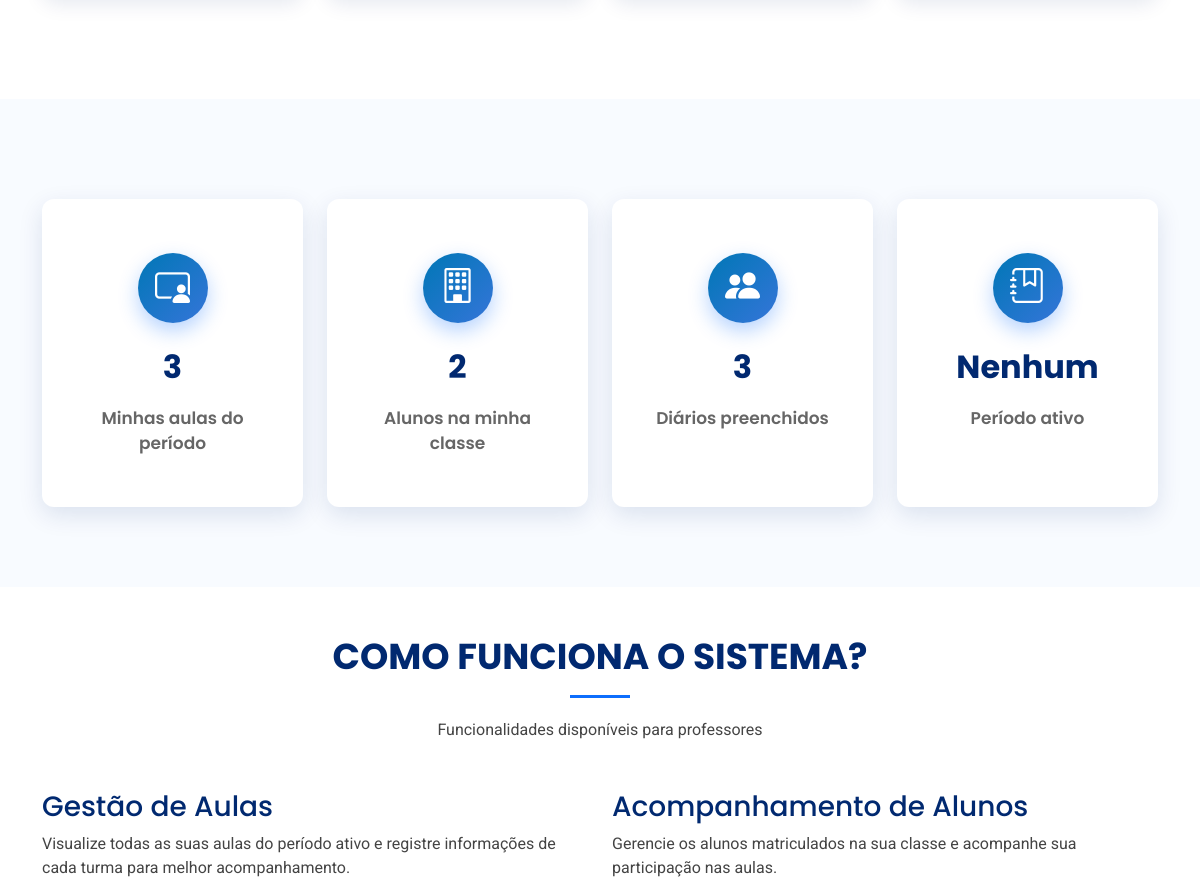
Page / (signed in, middle part) on the earlier database version.
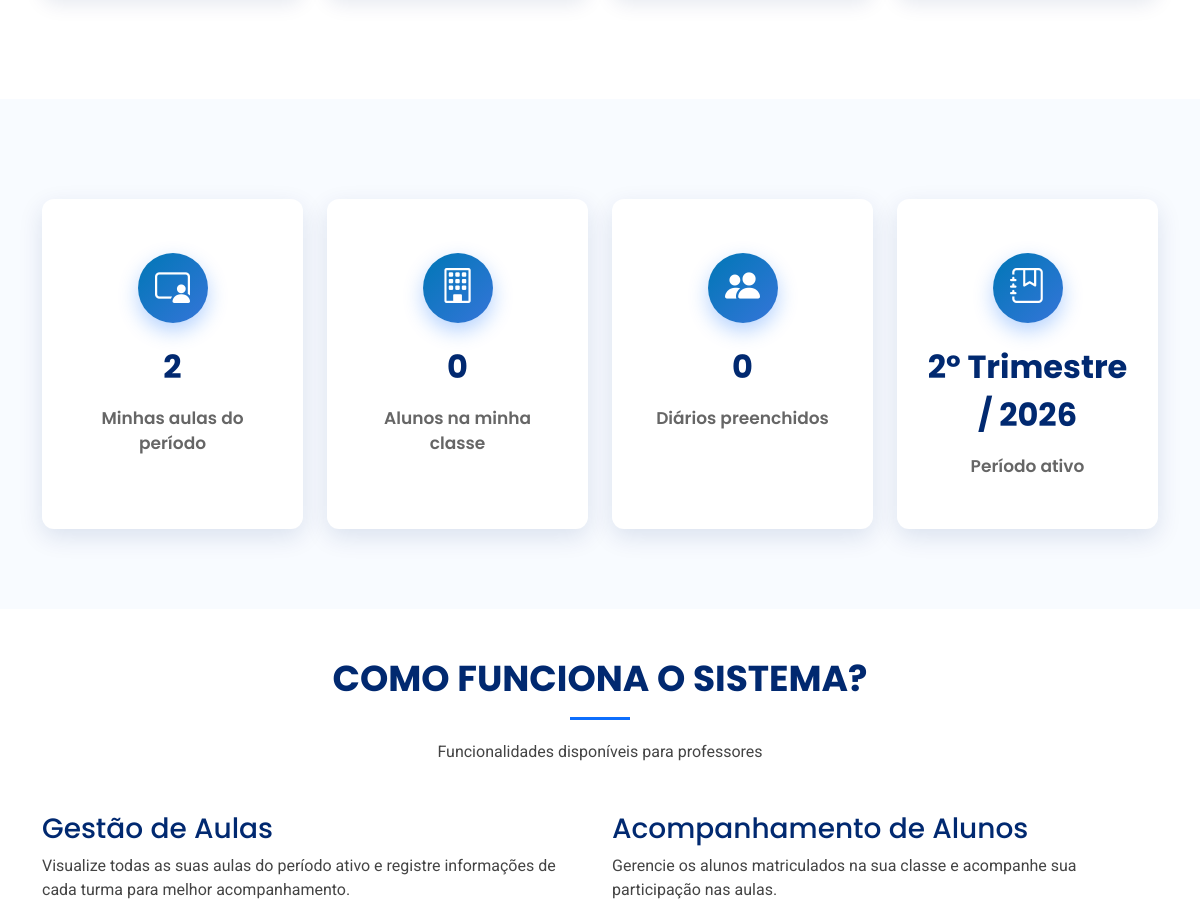
Same page on the later database version.
### base/models.py (models this page shows, shortened)
class Trimestre(models.Model):
    igreja = models.ForeignKey(Igreja, on_delete=models.PROTECT, related_name="trimestres")
    trimestre = models.CharField(max_length=50)  # 1 Trim
    ano = models.PositiveIntegerField()
    ativo = models.BooleanField(default=False)
    concluido = models.BooleanField(default=False)
    class Meta:
        verbose_name = "Trimestre"
        verbose_name_plural = "Trimestres"
        unique_together = ('igreja', 'trimestre', 'ano')
        ordering = ["-ano", "trimestre"]

### base/views.py (the view, shortened to what this page needs)
# urls.py: path('', views.dashboard, name='home'),  # raiz -> dashboard
@login_required
def dashboard(request):
    if request.user.role == 'superintendente':
        classes = Classe.objects.all()
        usuarios_disponiveis = Usuario.objects.filter(role='professor', professor__isnull=True)
        total_professores = Professor.objects.count()
        total_classes = classes.count()
        total_alunos = Aluno.objects.count()
        total_secretarios = Usuario.objects.filter(role='secretario').count()
        total_trimestres = Trimestre.objects.count()
        return render(request, 'tela_inicial/dashboard_superintendente.html', {
            'perfil': 'Superintendente',
            'classes': classes,
            'usuarios_disponiveis': usuarios_disponiveis,
            'total_professores': total_professores,
            'total_classes': total_classes,
            'total_alunos': total_alunos,
            'total_secretarios': total_secretarios,
            'total_trimestres': total_trimestres,
        })
    elif request.user.role == 'professor':
        vinculado = hasattr(request.user, 'professor')
        total_aulas = 0
        total_alunos = 0
        total_diarios = 0
        trimestre_ativo = Trimestre.objects.filter(ativo=True).first()
        if vinculado:
            professor_obj = request.user.professor
            classe = professor_obj.classe
            aulas_qs = Aula.objects.filter(classe=classe)
            if trimestre_ativo:
                aulas_qs = aulas_qs.filter(trimestre=trimestre_ativo)
            total_aulas = aulas_qs.count()
            if trimestre_ativo:
                total_alunos = Matricula.objects.filter(classe=classe, trimestre=trimestre_ativo, ativa=True).count()
                total_diarios = Diario.objects.filter(aula__classe=classe, aula__trimestre=trimestre_ativo).count()
            else:
                total_alunos = Matricula.objects.filter(classe=classe, ativa=True).count()
                total_diarios = Diario.objects.filter(aula__classe=classe).count()
        return render(request, 'tela_inicial/dashboard_professor.html', {
            'perfil': 'Professor',
            'vinculado': vinculado,
            'total_aulas': total_aulas,
            'total_alunos': total_alunos,
            'total_diarios': total_diarios,
            'trimestre_ativo': trimestre_ativo,
        })
    return redirect('login')

### base/templates/tela_inicial/dashboard_professor.html (shortened to what this page needs)
{% extends 'tela_inicial/layout_base.html' %}
{% block conteudo %}
<section id="hero-cards" class="hero-cards">
</section>
<section id="stats" class="stats section-bg">
  <div class="container">
    <div class="row gy-4">
      <div class="col-lg-3 col-md-6">
        <a href="{% url 'aula_list_professor' %}" class="text-decoration-none text-reset">
          <div class="stats-item text-center w-100 h-100">
            <div class="icon-circle mx-auto mb-3">
              <i class="bi bi-person-video3"></i>
            </div>
            <span class="fs-2 fw-bold" style="color: #012970;">{{ total_aulas }}</span>
            <p>Minhas aulas do período</p>
          </div>
        </a>
      </div>
      <div class="col-lg-3 col-md-6">
        <a href="{% url 'aluno_list_professor' %}" class="text-decoration-none text-reset">
          <div class="stats-item text-center w-100 h-100">
            <div class="icon-circle mx-auto mb-3">
              <i class="bi bi-building"></i>
            </div>
            <span class="fs-2 fw-bold" style="color: #012970;">{{ total_alunos }}</span>
            <p>Alunos na minha classe</p>
          </div>
        </a>
      </div>
      <div class="col-lg-3 col-md-6">
        <a href="{% url 'aula_list_professor' %}" class="text-decoration-none text-reset">
          <div class="stats-item text-center w-100 h-100">
            <div class="icon-circle mx-auto mb-3">
              <i class="bi bi-people-fill"></i>
            </div>
            <span class="fs-2 fw-bold" style="color: #012970;">{{ total_diarios }}</span>
            <p>Diários preenchidos</p>
          </div>
        </a>
      </div>
      <div class="col-lg-3 col-md-6">
        <a href="" class="text-decoration-none text-reset">
          <div class="stats-item text-center w-100 h-100">
            <div class="icon-circle mx-auto mb-3">
              <i class="bi bi-journal-bookmark"></i>
            </div>
            <span class="fs-2 fw-bold" style="color: #012970;">{% if trimestre_ativo %}{{ trimestre_ativo.trimestre }} / {{ trimestre_ativo.ano }}{% else %}Nenhum{% endif %}</span>
            <p>Período ativo</p>
          </div>
        </a>
      </div>
    </div>
  </div>
</section>
<section id="about-app" class="about-app section-bg">
  <div class="container">
    <header class="section-header text-center mb-5 mt-5">
      <h2>Como funciona o sistema?</h2>
      <p>Funcionalidades disponíveis para professores</p>
    </header>
    <div class="row gy-4">
      <div class="col-lg-6">
        <div class="about-box">
          <h3>Gestão de Aulas</h3>
          <p>Visualize todas as suas aulas do período ativo e registre informações de cada turma para melhor acompanhamento.</p>
        </div>
      </div>
      <div class="col-lg-6">
        <div class="about-box">
          <h3>Acompanhamento de Alunos</h3>
          <p>Gerencie os alunos matriculados na sua classe e acompanhe sua participação nas aulas.</p>
        </div>
      </div>
    </div>
  </div>
</section>
{% endblock conteudo %}

Differences in the rows shown:
added Trimestre: trimestre "2º Trimestre", ano "2026"
Other differences:
{{ total_aulas }}: "3" → "2"
{{ total_alunos }}: "2" → "0"
{{ total_diarios }}: "3" → "0"
text no longer shown: "Nenhum"
